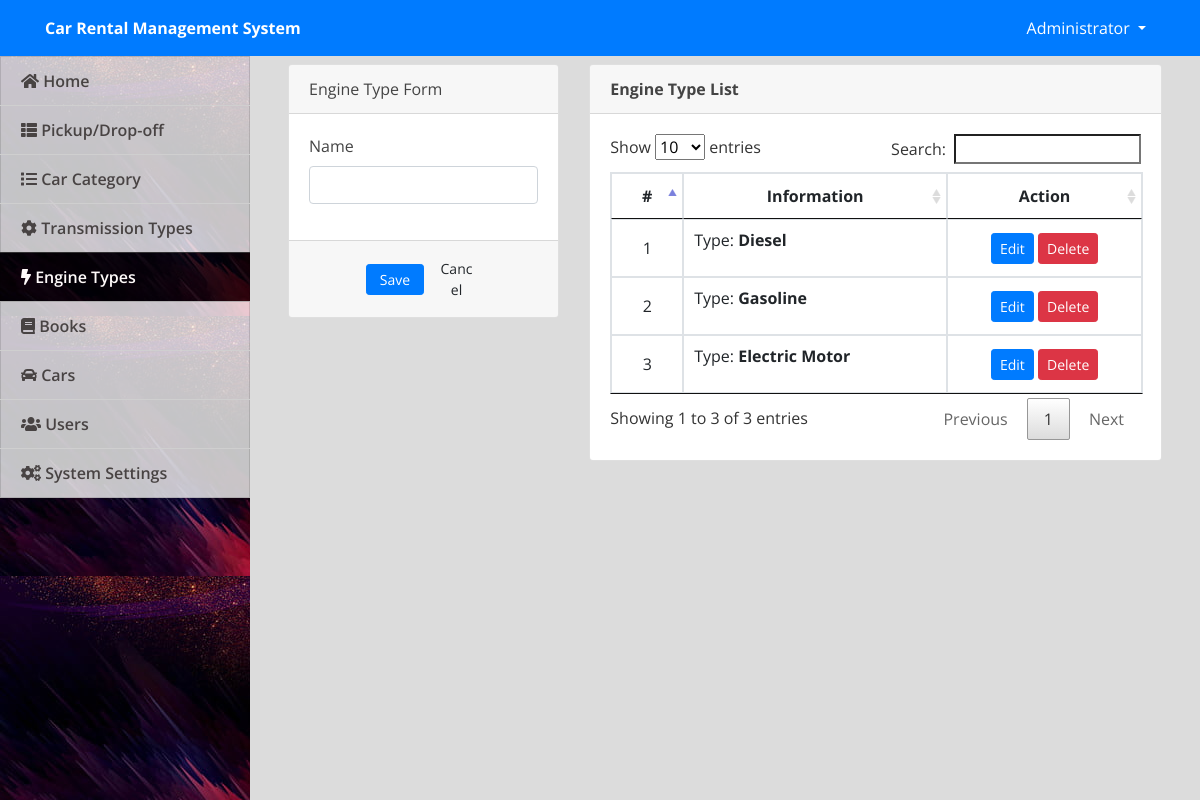
The app's page /admin/index.php?page=engine_types (signed in) with its own data.
### tables this page shows
CREATE TABLE `engine_types` (
  `id` int(30) NOT NULL,
  `name` varchar(200) NOT NULL
);

### admin/engine_types.php (the view, shortened to what this page needs)
<?php include('db_connect.php');?>
<div class="container-fluid">
	<div class="col-lg-12">
		<div class="row">
			<div class="col-md-4">
			<form action="" id="manage-engine">
				<div class="card">
					<div class="card-header">
						    Engine Type Form
				  	</div>
					<div class="card-body">
							<div class="form-group">
								<label class="control-label">Name</label>
								<input type="text" class="form-control" name="name">
							</div>
					</div>
					<div class="card-footer">
						<div class="row">
							<div class="col-md-12">
								<button class="btn btn-sm btn-primary col-sm-3 offset-md-3"> Save</button>
								<button class="btn btn-sm btn-default col-sm-3" type="button" onclick="$('#manage-engine').get(0).reset()"> Cancel</button>
							</div>
						</div>
					</div>
				</div>
			</form>
			</div>
			<div class="col-md-8">
				<div class="card">
					<div class="card-header">
						<b>Engine Type List</b>
					</div>
					<div class="card-body">
						<table class="table table-bordered table-hover">
							<thead>
								<tr>
									<th class="text-center">#</th>
									<th class="text-center">Information</th>
									<th class="text-center">Action</th>
								</tr>
							</thead>
							<tbody>
								<?php
								$i = 1;
								$engine = $conn->query("SELECT * FROM engine_types order by id asc");
								while($row=$engine->fetch_assoc()):
								?>
								<tr>
									<td class="text-center"><?php echo $i++ ?></td>
									<td class="">
										<p>Type: <b><?php echo $row['name'] ?></b></p>
									</td>
									<td class="text-center">
										<button class="btn btn-sm btn-primary edit_engine" type="button" data-name="<?php echo $row['name'] ?>" >Edit</button>
										<button class="btn btn-sm btn-danger delete_engine" type="button" data-id="<?php echo $row['id'] ?>">Delete</button>
									</td>
								</tr>
								<?php endwhile; ?>
							</tbody>
						</table>
					</div>
				</div>
			</div>
		</div>
	</div>
</div>

### admin/assets/css/style.css (style rules this page uses)
body { font-family: "Open Sans", sans-serif; color: #444444; width: 100%; height: calc(100%); }

### admin/index.php (style rules this page uses)
body { background: #80808045; }

### admin/engine_types.php (style rules this page uses)
td { vertical-align: middle !important; }

### records on screen
engine_types: name "Diesel"
engine_types: name "Gasoline"
engine_types: name "Electric Motor"

### other values on screen
$_SESSION['system']['name'] "Car Rental Management System"
$_SESSION['login_name'] "Administrator"
